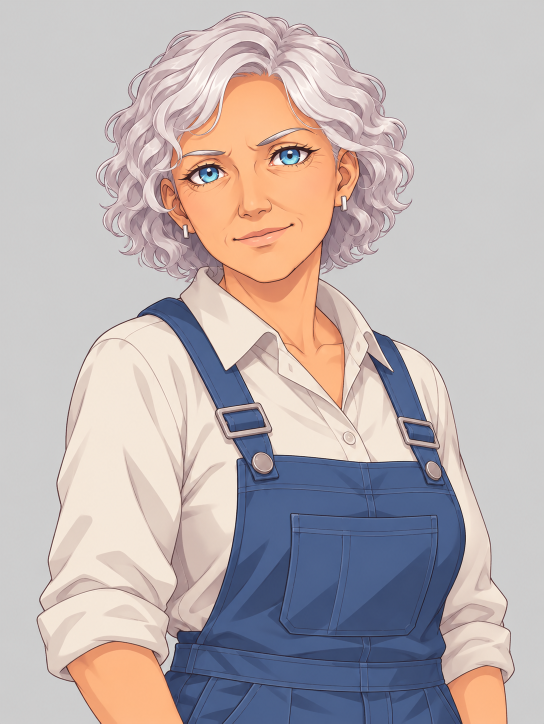
#> input picture assets/gen/kate_overalls_0.png, 1087 x 1447 px (shown at 1/2 size)
$ python review_consistency.py
#> lines starting #> are read from the running program, lines starting #| are printed output that depends on the picture
# -*- coding: utf-8 -*-
"""Лист: держит ли nano-banana одного персонажа в разных сценах.
Ряд 1 — референс. Ряд 2 — nano-banana-2. Ряд 3 — nano-banana-2.1.
"""
import os
import numpy as np
from PIL import Image, ImageDraw, ImageFont

HERE = os.path.dirname(os.path.abspath(__file__))
OUT = os.path.join(HERE, "assets", "review")
REF = os.path.join(HERE, "assets", "gen", "kate_overalls_0.png")


def font(sz, bold=False):
    p = "/usr/share/fonts/truetype/dejavu/DejaVuSans%s.ttf" % ("-Bold" if bold else "")
    return ImageFont.truetype(p, sz) if os.path.exists(p) else ImageFont.load_default()


def fit(im, box):
    im = im.convert("RGB")
    r = min(box[0] / im.width, box[1] / im.height)
    return im.resize((max(1, int(im.width * r)), max(1, int(im.height * r))), Image.LANCZOS)


def mae(path):
    a = np.asarray(Image.open(REF).convert("RGB").resize((256, 256)), dtype=np.int16)
    b = np.asarray(Image.open(path).convert("RGB").resize((256, 256)), dtype=np.int16)
    return float(np.abs(a - b).mean())


SCENES = ["s1_reception", "s2_window", "s3_chair"]
SLAB = ["приёмная (с папкой)", "у окна, задумчива", "в кресле, улыбается"]

rows = [
    ("ЭТАЛОН", None),
    ("nano-banana-2", "nanobanana2"),
    ("nano-banana-2.1", "nanobanana21"),
]
cell = (440, 600)
cols = 4
pad, top = 16, 60
W = pad + cols * (cell[0] + pad)
H = top + len(rows) * (cell[1] + pad + 30) + pad
cv = Image.new("RGB", (W, H), (18, 20, 26))
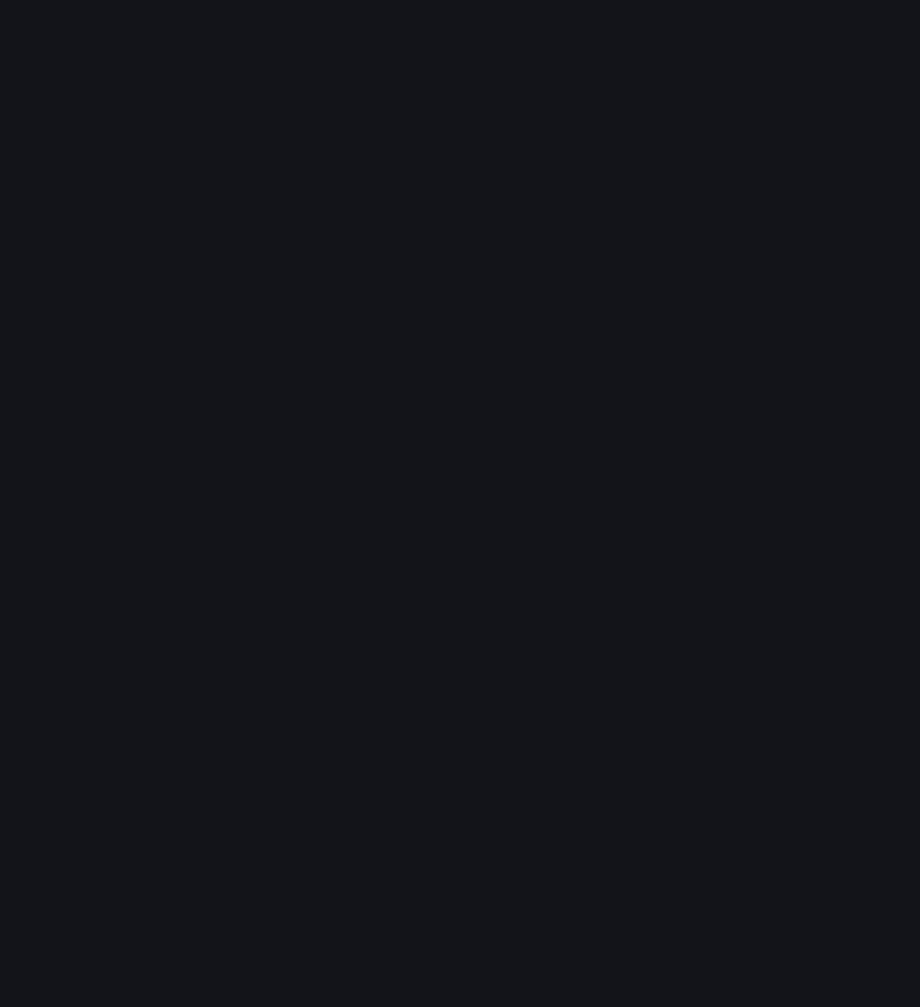
#> cv: PIL image 1840x2014 RGB (shown at 1/2 size); mean R, G, B 18, 20, 26
d = ImageDraw.Draw(cv)
d.text((pad, 14), "Один персонаж в разных сценах — nano-banana-2 vs 2.1 (MAE↓ = ближе к эталону)",
       fill=(240, 240, 245), font=font(24, True))

for r, (lab, tag) in enumerate(rows):
    y = top + r * (cell[1] + pad + 30)
    for c, (sc, slab) in enumerate(zip(SCENES, SLAB)):
        x = pad + c * (cell[0] + pad)
        d.rectangle([x, y, x + cell[0], y + cell[1]], fill=(38, 40, 48))
        rel = REF if tag is None else os.path.join("assets", "gen", f"consist_{tag}__{sc}_0.jpg")
        p = rel if os.path.isabs(rel) else os.path.join(HERE, rel)
        cap = f"{lab} · {slab}"
        if os.path.exists(p):
            im = fit(Image.open(p), cell)
#> in fit, im is the input picture: PIL image 1087x1447 RGB; mean R, G, B 188.1, 177.9, 177.9
#> in fit, `return im.resize((max(1, int(im.width * r)), max(1, int(im.height * r)..`:
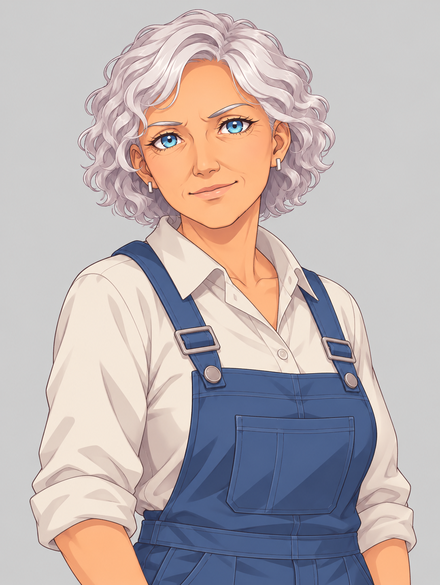
#> returned value: PIL image 440x585 RGB; mean R, G, B 188.1, 177.9, 177.9
            cv.paste(im, (x + (cell[0] - im.width) // 2, y + (cell[1] - im.height) // 2))
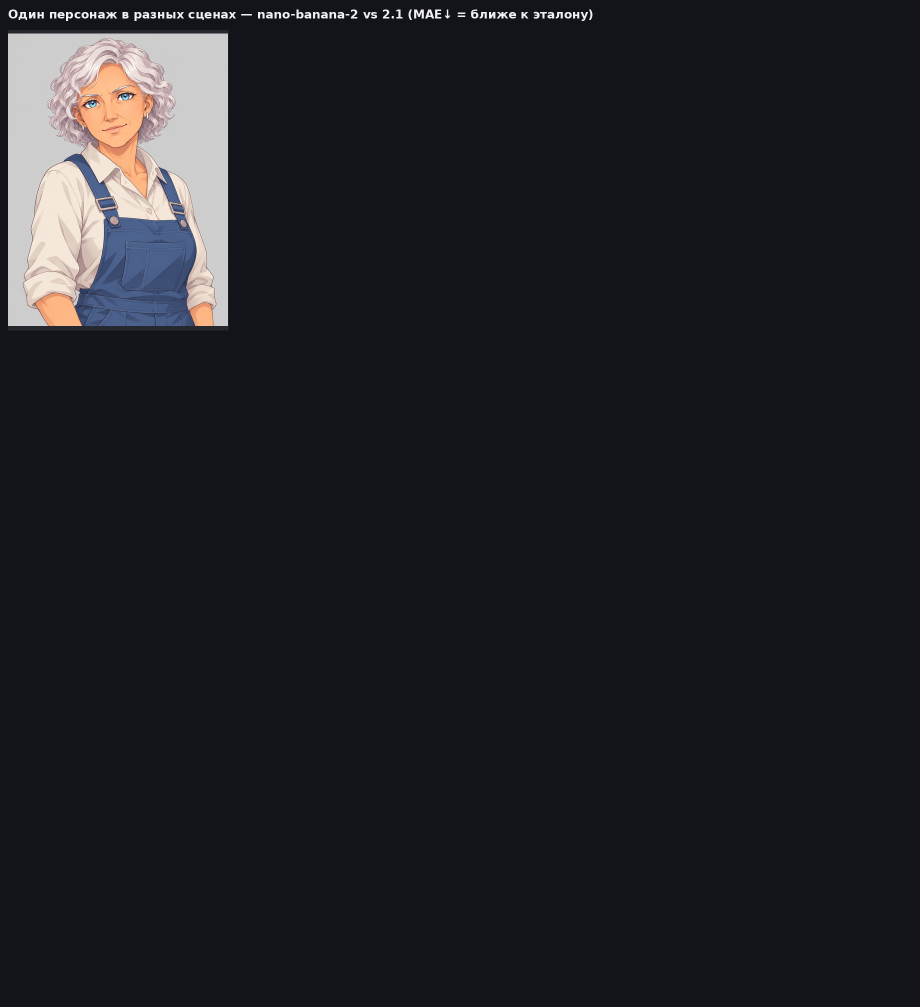
#> cv: PIL image 1840x2014 RGB (shown at 1/2 size); mean R, G, B 30.3, 31.5, 37.1
            if tag is not None:
                cap += f"  MAE {mae(p):.1f}"
        else:
            d.text((x + 12, y + 12), "нет файла", fill=(210, 120, 120), font=font(15))
        d.text((x, y + cell[1] + 6), cap, fill=(214, 218, 226), font=font(14))

o = os.path.join(OUT, "review_09_consistency.png")
cv.save(o)
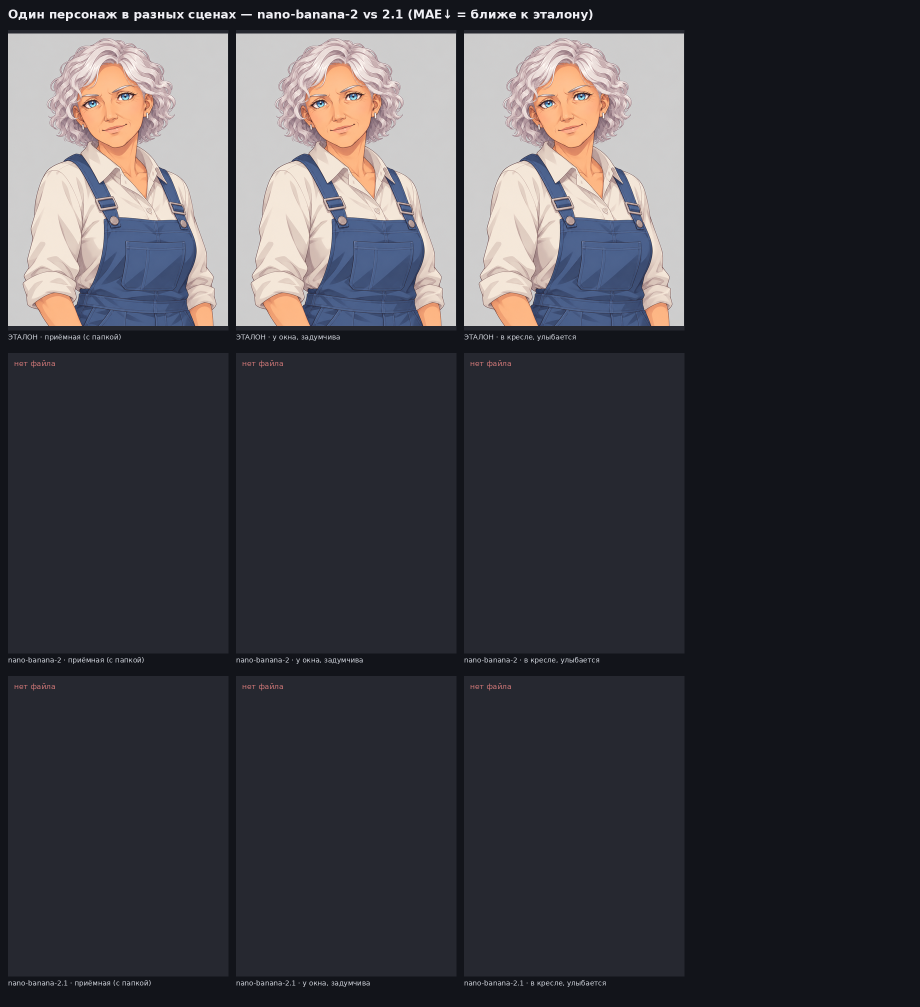
#> saved as review_09_consistency.png: PIL image 1840x2014 RGB (shown at 1/2 size); mean R, G, B 63, 62.4, 68
print("saved", o, cv.size)
#| saved assets/review/review_09_consistency.png (1840, 2014)
